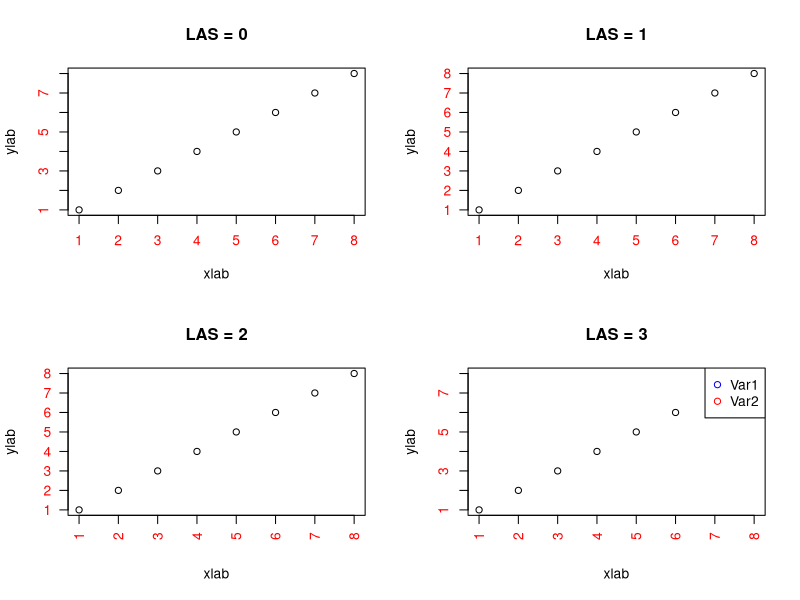
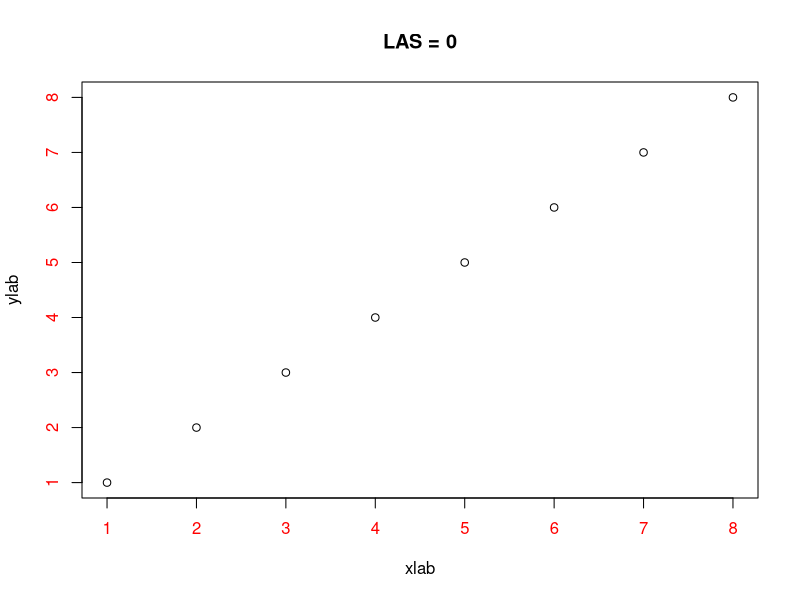
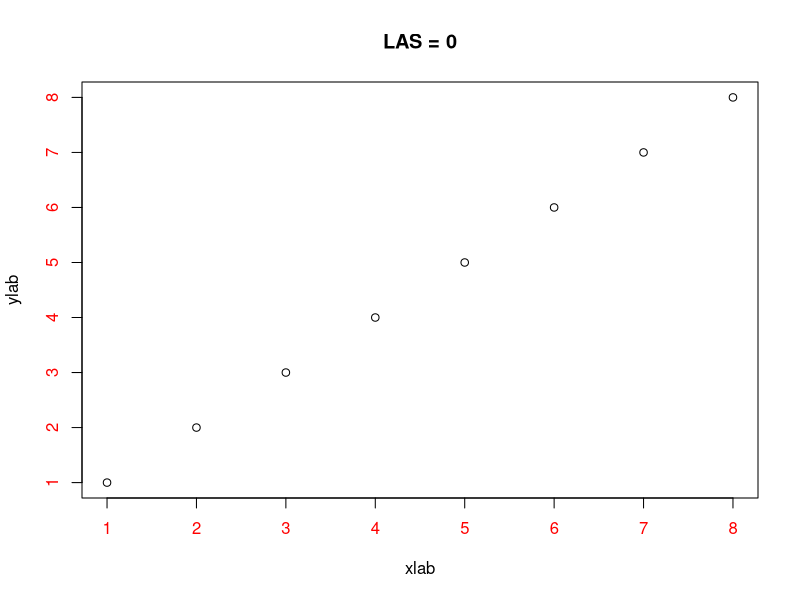
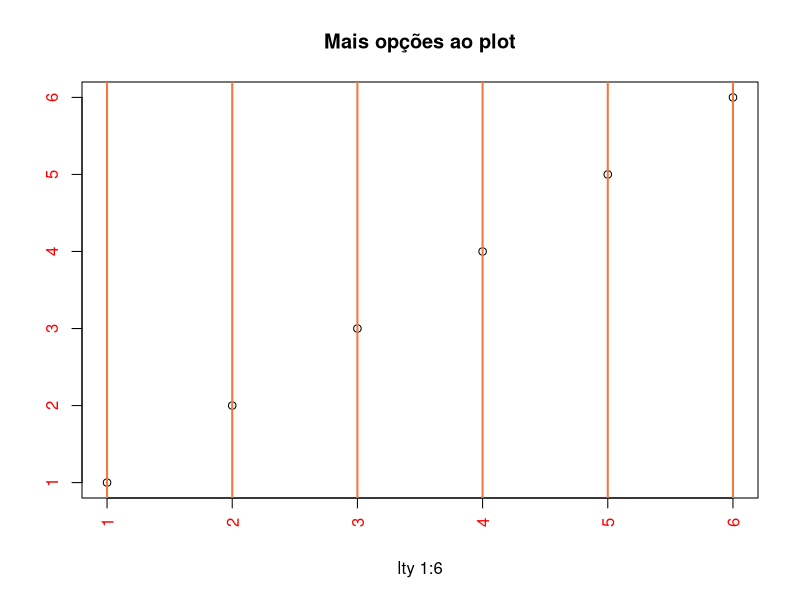
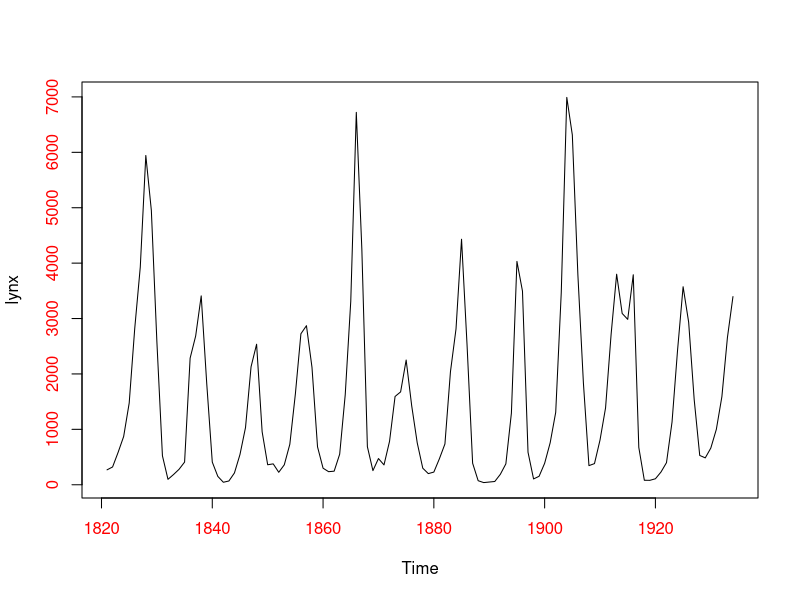
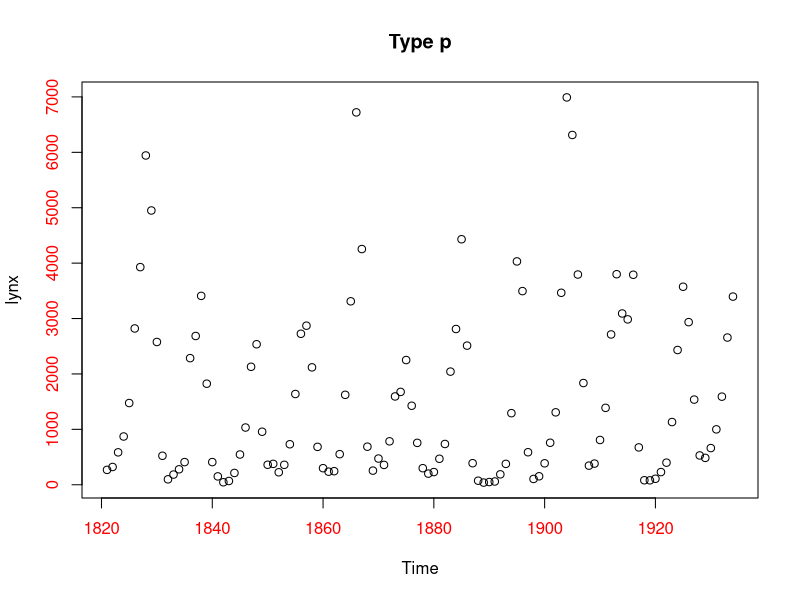
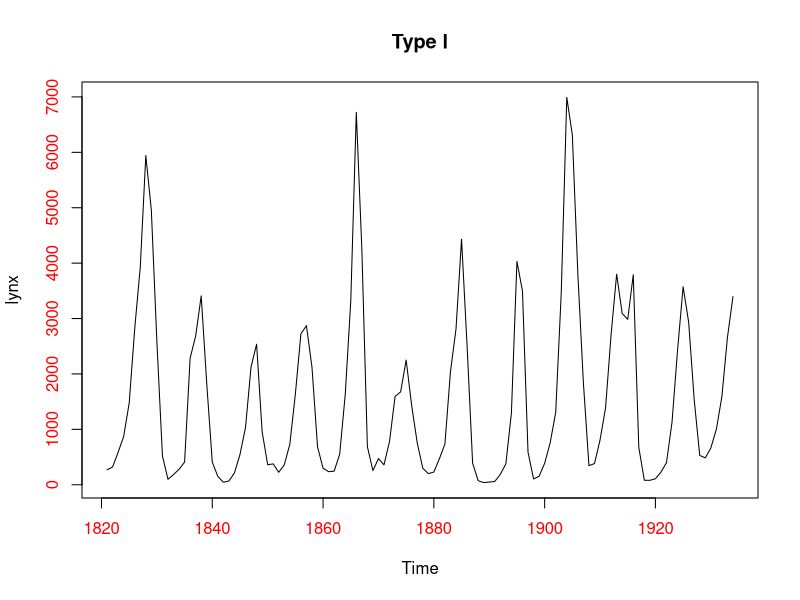
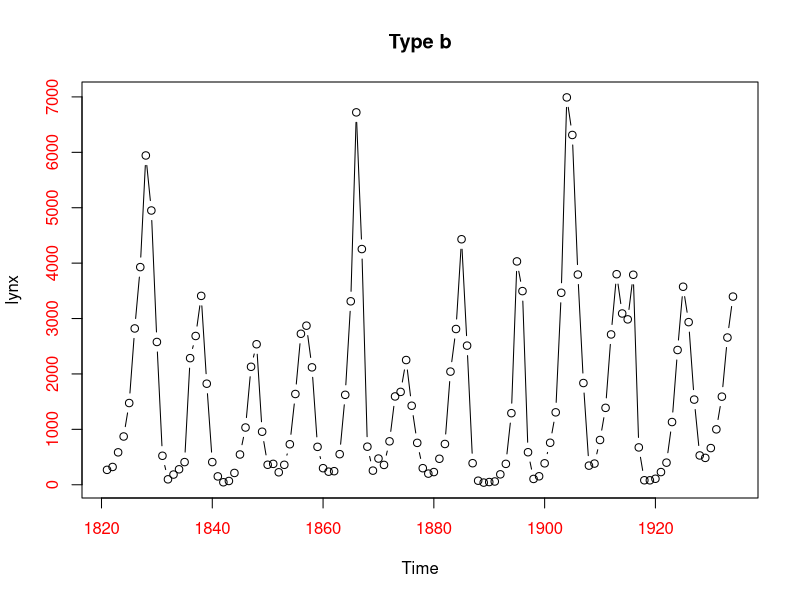

These charts were generated, in order, by the following R code:
getwd()

# Especificando os parâmetros

# col - cor do plot
# lty - tipo de linha
# lwd - largura de linha
# pch - símbolo no plot
# xlab - label do eixo x
# ylab - label do eixo y
# las - como os labels dos eixos são orientados
# bg - background color
# mfrow - número de plots por linha
# mfcool - número de plots por coluna

# Funções Básicas de Plot

# plot() - scatterplots
# lines() -  adiciona linhas ao gráfico
# points() - adiciona pontos ao gráfico
# text() - adiciona label ao gráfico
# title() - adiciona título ao gráfico

par(mfrow = c(2,2), col.axis = "red")
plot(1:8, las = 0, xlab = "xlab", ylab = "ylab", main = "LAS = 0")
plot(1:8, las = 1, xlab = "xlab", ylab = "ylab", main = "LAS = 1")
plot(1:8, las = 2, xlab = "xlab", ylab = "ylab", main = "LAS = 2")
plot(1:8, las = 3, xlab = "xlab", ylab = "ylab", main = "LAS = 3")
legend("topright", pch = 1, col = c("blue", "red"), legend = c("Var1","Var2"))
par(mfrow = c(1,1))

plot(1:8, las = 0, xlab = "xlab", ylab = "ylab", main = "LAS = 0")
plot(1:8, las = 0, xlab = "xlab", ylab = "ylab", main = "LAS = 0")

# Salvando os gráficos

# png
png("Grafico1.png", width = 500, height = 500, res = 72)

plot(iris$Sepal.Length, iris$Petal.Length,
     col = iris$Species,
     main = "Gráfico gerado a partir do Iris")

dev.off()

# Estendendo as funções do plot
install.packages('plotrix')
library(plotrix)
?plotrix

par(mfrow = c(1,1), col.axis = "red")
plot(1:6, las = 3, xlab = "lty 1:6", ylab = "", main = "Mais opções ao plot")
ablineclip(v=1, lty=1, col="sienna2", lwd=2)
ablineclip(v=2, lty=1, col="sienna2", lwd=2)
ablineclip(v=3, lty=1, col="sienna2", lwd=2)
ablineclip(v=4, lty=1, col="sienna2", lwd=2)
ablineclip(v=5, lty=1, col="sienna2", lwd=2)
ablineclip(v=6, lty=1, col="sienna2", lwd=2)
ablineclip(v=7, lty=1, col="sienna2", lwd=2)

plot(lynx)
plot(lynx, type="p", main="Type p")
plot(lynx, type="l", main="Type l")
plot(lynx, type="b", main="Type b")
plot(lynx, type="o", main="Type o")
plot(lynx, type="h", main="Type h")
plot(lynx, type="s", main="Type s")
plot(lynx, type="n", main="Type n")

# Dois plots juntos
par(mar=c(4,3,3,3), col.axis="black")

plot(cars$speed, type="s", col="red", bty="n", xlab="Cars ID", ylab="")
text(8, 14, "Velocidade", cex=0.85, col="red") 
par(new=T) 

plot(cars$dist, type="s", bty="n", ann=F, axes=F, col="darkblue")
axis(side=4)
text(37, 18, "Distância", cex=0.85, col="darkblue") 

title(main="Velocidade x Distância")

# Plots a partir de datasets
df <- read.csv('Cap04/pibpercap.csv', stringsAsFactors = F)
df_1982 <- subset(df, ano == 1982)
plot(expectativa ~ pibpercap, data = df_1982, log = "x")
View(df)
View(df_1982)

# Nomes paar as colunas
mycol <- c(Asia = "tomato", Europe = "chocolate4", Africa = "dodgerblue2", 
           Americas = "darkgoldenrod1", Oceania = "green4")

# Plot
plot(expectativa ~ pibpercap, data = df_1982, log = "x", col = mycol[continente])

# Função para a escala
mycex <- function(var, r, f = sqrt){
  x = f(var)
  x_scaled = (x - min(x))/(max(x) - min(x))
  r[1] + x_scaled * (r[2] - r[1])
}

# Plot
plot(expectativa ~ pibpercap, data = df_1982, log = "x",
     col = mycol[continente],
     cex = mycex(pop, r = c(0.2, 10))
)


